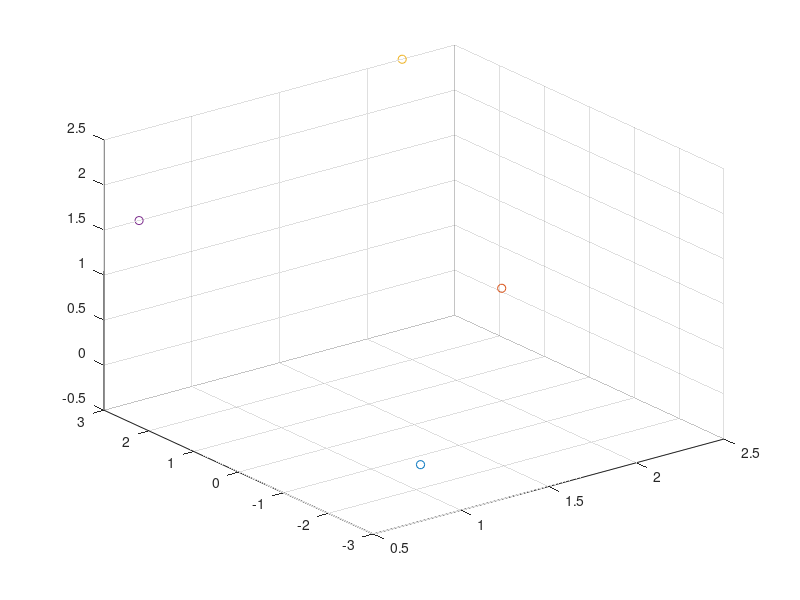

Reproduce this figure in MATLAB. (Note: this script raises an error after producing the figure.)
clear; close all; clc;

%Path Coordinates
P1 = [1 -2.1 -0.2];
P2 = [2 0 0.75];
P3 = [2.2 3 2.5];
P4 = [0.7 3 1.5];
%P5 = [2 0.5 1.6]; 

%3D plot of the points
plot3(1, -2.1, -0.2, 'o'); 
hold on
plot3(2, 0, 0.75, 'o');
hold on
plot3(2.2, 3, 2.5, 'o');
hold on
plot3(0.7, 3, 1.5, 'o'); 
%hold on
%plot3(2, 0.5, 1.6); 
hold on
grid on

%Position, velocity and acceleration
%P1
x1 = P1(1, 1); %meters
x1Dot = 0.0; % No velocity
x1DotDot = 0.0; % No acceleration -> robot is stationary in rest position

y1 = P1(1, 2);
y1Dot = 0.0;
y1DotDot = 0.0;

z1 = P1(1, 3);
z1Dot = 0.0;
z1DotDot = 0.0;

%P2
x2 = P2(1,1);
x2Dot = 0.1;
x2DotDot = 0.05; 

y2 = P2(1,2);
y2Dot = 0.1;
y2DotDot = 0.05; 

z2 = P2(1,3);
z2Dot = 0.1;
z2DotDot = 0.05; 

%P3
x3 = P3(1,1);
x3Dot = -0.1;
x3DotDot = -0.05;

y3 = P3(1,2);
y3Dot =0.1;
y3DotDot = 0.05; 

z3 = P3(1,3);
z3Dot = 0.1;
z3DotDot = 0.05;

% P4
x4 = P4(1,1);
x4Dot = 0;
x4DotDot = 0;

y4 = P4(1,2);
y4Dot = 0;
y4DotDot = 0;

z4 = P4(1,3);
z4Dot = 0;
z4DotDot = 0;

%P5
%x5 = P5(1,1); 
%x5Dot = 0.0;
%x5DotDot = 0.0;

%y5 = P5(1,2);
%y5Dot = 0.0;
%y5DotDot = 0.0;

%z5 = P5(1,3);
%z5Dot = 0.0;
%z5DotDot = 0.0; 

%Arbitary Constants (Timestamps for each point, t1, t2...)
T1 = 0;
T2 = 10.75;
T3 = T2*2;
T4 = T2*3;
T5 = T2*4; 

%Timeintervals for the piecewise curve fitting
dt = 0.005;
t1 = [T1:dt:T2];
t2 = [T2:dt:T3]; 
t3 = [T3:dt:T4]; 
t4 = [T4:dt:T5]; 

%Column vectors for the position, velocity and acceleration for each point
%including arbitary constants. Arbitary constants indicate position and
%velocity at the endpoint of each curve, i.e. position and velocity at the
%next point. For the last point, acceleration must also be included to make
%the robot stop as accurately as possible. 

%P1(t1) -> P1(t2)
X1 = [x1; x1Dot; x1DotDot; x2; x2Dot];
Y1 = [y1; y1Dot; y1DotDot; y2; y2Dot]; 
Z1 = [z1; z1Dot; z1DotDot; z2; z2Dot]; 

%P2(t2) -> P2(t3)
X2 = [x2; x2Dot; x2DotDot; x3; x3Dot];
Y2 = [y2; y2Dot; y2DotDot; y3; y3Dot]; 
Z2 = [z2; z2Dot; z2DotDot; z3; z3Dot];

%P3(t3) -> P3(t4)
X3 = [x3; x3Dot; x3DotDot; x4; x4Dot];
Y3 = [y3; y3Dot; y3DotDot; y4; y4Dot]; 
Z3 = [z3; z3Dot; z3DotDot; z4; z4Dot];

%P4(t4) -> P4(t5)
%X4 = [x4; x4Dot; x4DotDot; x5; x5Dot; y5DotDot];
%Y4 = [y4; y4Dot; y4DotDot; y5; y5Dot; y5DotDot]; 
%Z4 = [z4; z4Dot; z4DotDot; z5; z5Dot; z5DotDot];

%Adding the matrices including the polynomials for each curve w/ its
%derivatives
  
A_1 = [F3(T1); F3Dot(T1); F3DotDot(T1); F3(T2); F3Dot(T2)]; 
A_2 = [F3(T2); F3Dot(T2); F3DotDot(T2); F3(T3); F3Dot(T3)];
A_3 = [F3(T3); F3Dot(T3); F3DotDot(T3); F3(T4); F3Dot(T4)]; 
%A_4 = [F4(T4); F4Dot(T4); F4DotDot(T4); F4(T5); F4Dot(T5); F4DotDot(T5)]; 
   
% Finding matrices of the unknowns for each point

AX1 = (A_1)\X1; 
AY1 = (A_1)\Y1;
AZ1 = (A_1)\Z1; 

BX2 = (A_2)\X2;
BY2 = (A_2)\Y2;
BZ2 = (A_2)\Z2;

CX3 = (A_3)\X3;
CY3 = (A_3)\Y3;
CZ3 = A_3\Z3;

%DX4 = (A_4)\X4;
%DY4 = (A_4)\Y4;
%DZ4 = (A_4)\Z4; 

% Setting up the polynomial equations for each point in XYZ
%P1 at t = t1 
X_p1 = F(t1, AX1); 
Y_p1 = F(t1, AY1);
Z_p1 = F(t1, AZ1); 

%P2 at t = t2
X_p2 = F(t2, BX2);
Y_p2 = F(t2, BY2);
Z_p2 = F(t2, BZ2); 

% P3 at t = t3
X_p3 = F(t3, CX3);
Y_p3 = F(t3, CY3);
Z_p3 = F(t3, CZ3); 

% P4 at t = t4
%X_p4 = F1(t4, DX4);
%Y_p4 = F1(t4, DY4);
%Z_p4 = F1(t4, DZ4); 

hold on
plot3(X_p1, Y_p1, Z_p1);
hold on
plot3(X_p2, Y_p2, Z_p2); 
hold on
plot3(X_p3, Y_p3, Z_p3);
%hold on
%plot3(X_p4, Y_p4, Z_p4); 
grid on
xlabel('X-Direction');
ylabel('Y-Direction');
zlabel('Z-Direction'); 
legend('P1', 'P2', 'P3', 'P4', 'P1(t)', 'P2(t)', 'P3(t)', 'P4(t)'); 


function[out] = F(t, b)
out = [ b(1) + b(2)*t + b(3)*t.^2 + b(4)*t.^3 + b(5)*t.^4];
end 

function[out] = F1(t, b)
out = [ b(1) + b(2)*t + b(3)*t.^2 + b(4)*t.^3 + b(5)*t.^4 + b(6)*t.^5];
end

function [out] = F4(t) 
out =   [1   t    t.^2    t.^3     t.^4   t.^5];
end

function [out] = F4Dot(t)
out =   [0   1    2*t    3*t.^2   4*t.^3  5*t^4];
end

function [out] = F4DotDot(t)
out = [0   0   2   6*t    12*t.^2    20*t^3];
end

function [out] = F3(t) 
out =   [1   t    t.^2    t.^3   t.^4];
end

function [out] = F3Dot(t)
out =   [0   1    2*t    3*t.^2   4*t.^3];
end

function [out] = F3DotDot(t)
out = [0   0    2    6*t   12*t.^2];
end 